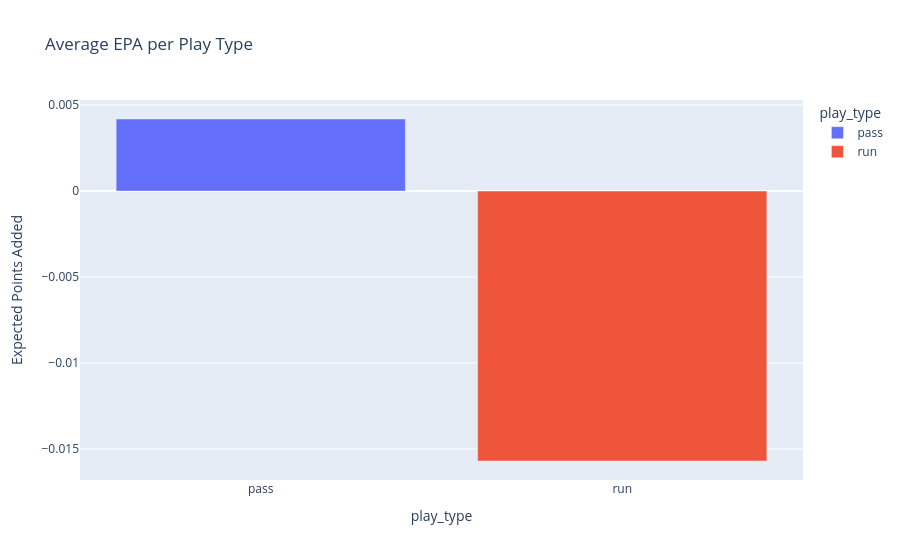

This figure's notebook cell:
### Code cell
avg_epa = df_plays.groupby('play_type')['epa'].mean().reset_index()

fig = px.bar(avg_epa, x='play_type', y='epa', title='Average EPA per Play Type',
             labels={'epa': 'Expected Points Added'},
             color='play_type')
fig.show()

### Figure 1 — Plotly figure (JSON) as saved in the notebook; plotly's stock layout.template omitted (floating-point values rounded to 4 significant figures)
{"data": [{"hovertemplate": "play_type=%{x}<br>Expected Points Added=%{y}<extra></extra>", "legendgroup": "pass", "marker": {"color": "#636efa", "pattern": {"shape": ""}}, "name": "pass", "orientation": "v", "showlegend": true, "textposition": "auto", "type": "bar", "x": ["pass"], "xaxis": "x", "y": [0.004193], "yaxis": "y"}, {"hovertemplate": "play_type=%{x}<br>Expected Points Added=%{y}<extra></extra>", "legendgroup": "run", "marker": {"color": "#EF553B", "pattern": {"shape": ""}}, "name": "run", "orientation": "v", "showlegend": true, "textposition": "auto", "type": "bar", "x": ["run"], "xaxis": "x", "y": [-0.01571], "yaxis": "y"}], "layout": {"barmode": "relative", "legend": {"title": {"text": "play_type"}, "tracegroupgap": 0}, "title": {"text": "Average EPA per Play Type"}, "xaxis": {"anchor": "y", "categoryarray": ["pass", "run"], "categoryorder": "array", "domain": [0, 1], "title": {"text": "play_type"}}, "yaxis": {"anchor": "x", "domain": [0, 1], "title": {"text": "Expected Points Added"}}}}
